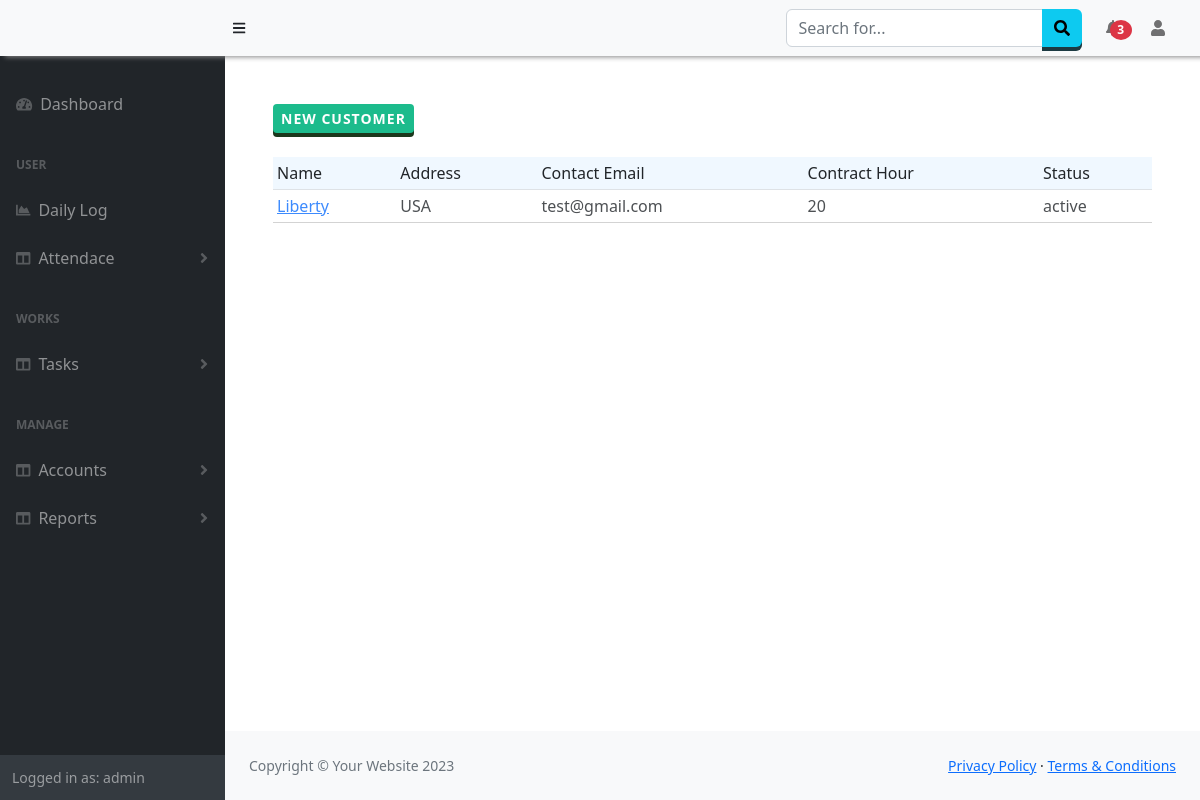
The app's page /Customer/ (signed in) with its own data.
### Customer/models.py (models this page shows)
class customer(models.Model):
    name = models.CharField(max_length=50)
    address = models.CharField(max_length=50)
    contact = models.EmailField(max_length=50)
    contract_hr = models.IntegerField(null=True)
    createdon=models.DateField(auto_now_add=True)
    status = models.CharField(max_length=50)

### Customer/views.py (the view)
# urls.py: path('', views.index, name="allcustomers"),
def index(request):
    all = customer.objects.all()
    return render(request,'customer/customers.html',{'customers':all})

### Customer/templates/customer/customers.html (shortened to what this page needs)
{% extends "base.html" %}
{% block content %}
<div>
    <button class="btn btn-success btn-sm rounded-1">New Customer</button>
    <div class=" table-responsive-sm">
        <table class="table table-sm table-hover mt-4">
            <thead>
                <tr>
                    <td>Name</td>
                    <td>Address</td>
                    <td>Contact Email</td>
                    <td>Contract Hour</td>
                    <td>Status</td>
                </tr>
            </thead>
            <tbody>
                {% for customer in customers %}
                <tr>
                    <td><a href="{% url 'customerDetails' id=customer.id %}">{{customer.name}}</a></td>
                    <td>{{customer.address}}</td>
                    <td>{{customer.contact}}</td>
                    <td>{{customer.contract_hr}}</td>
                    <td>{{customer.status}}</td>
                </tr>
                {% endfor %}
            </tbody>
        </table>
    </div>
</div>
{% endblock %}

### templates/base.html (shortened to what this page needs)
<!DOCTYPE html>
<html lang="en">
    <head>
        <link href="https://cdn.jsdelivr.net/npm/simple-datatables@7.1.2/dist/style.min.css" rel="stylesheet" />
        <link href="/static/css/styles.css" rel="stylesheet" />
        <link href="/static/css/customSB.css" rel="stylesheet" />
    </head>
    <body class="sb-nav-fixed" >
        <nav class="sb-topnav navbar navbar-expand-sm navbar-light bg-light fixed-top" style=" box-shadow: 5px 1px 5px #888888;">
            <a class="navbar-brand ps-3 bg-light" href="{% url 'home' %}">{{request.session.company}}</a>
            <button class="btn btn-link btn-sm order-2 order-lg-0 me-4 me-lg-0" id="sidebarToggle" href="#!"><i class="fas fa-bars"></i></button>
            <form class="d-none d-md-inline-block form-inline ms-auto me-0 me-md-3 my-2 my-md-0">
                <div class="input-group">
                    <input class="form-control" type="text" placeholder="Search for..." aria-label="Search for..." aria-describedby="btnNavbarSearch" />
                    <button class="btn btn-info" id="btnNavbarSearch" type="button"><i class="fas fa-search"></i></button>
                </div>
            </form>
            <ul class="navbar-nav ms-auto ms-md-0 ">
                <li class="nav-item dropdown">
                    <a class="nav-link dropdown-toggle" id="navbarDropdown" href="#" role="button" data-bs-toggle="dropdown" aria-expanded="false"> <span class="badge badge-sm badge-danger badge-counter bg-danger rounded-circle " style="margin-left:-10px;">3</span></a>
                </li>
            </ul>
            <ul class="navbar-nav  ms-md-0 me-3 me-lg-4">
                <li class="nav-item dropdown">
                    <a class="nav-link dropdown-toggle" id="navbarDropdown" href="#" role="button" data-bs-toggle="dropdown" aria-expanded="false"><i class="fas fa-user fa-fw"></i></a>
                </li>
            </ul>
        </nav>
        <div id="layoutSidenav">
            <div id="layoutSidenav_nav">
                <nav class="sb-sidenav accordion sb-sidenav-dark" id="sidenavAccordion" >
                    <div class="sb-sidenav-menu" >
                        <div class="nav">
                            <a class="nav-link mt-4" href="{% url 'home' %}">
                                <div class="sb-nav-link-icon"><i class="fas fa-tachometer-alt"></i></div>
                                Dashboard
                            </a>
                            <div class="sb-sidenav-menu-heading">User</div>
                            <a class="nav-link" href="{% url 'dailylog' %}">
                                <div class="sb-nav-link-icon"><i class="fas fa-chart-area"></i></div>
                                Daily Log
                            </a>
                            <a class="nav-link collapsed" href="#" data-bs-toggle="collapse" data-bs-target="#collapseAttendance" aria-expanded="false" aria-controls="collapseLayouts">
                                <div class="sb-nav-link-icon"><i class="fas fa-columns"></i></div>
                                Attendace
                                <div class="sb-sidenav-collapse-arrow"><i class="fas fa-angle-down"></i></div>
                            </a>
                            <div class="sb-sidenav-menu-heading">Works</div>
                            <a class="nav-link collapsed" href="#" data-bs-toggle="collapse" data-bs-target="#collapseLayouts" aria-expanded="false" aria-controls="collapseLayouts">
                                <div class="sb-nav-link-icon"><i class="fas fa-columns"></i></div>
                                Tasks
                                <div class="sb-sidenav-collapse-arrow"><i class="fas fa-angle-down"></i></div>
                            </a>
                            <div class="sb-sidenav-menu-heading">Manage</div>
                            <a class="nav-link collapsed" href="#" data-bs-toggle="collapse" data-bs-target="#collapseDetails" aria-expanded="false" aria-controls="collapseLayouts">
                                <div class="sb-nav-link-icon"><i class="fas fa-columns"></i></div>
                                Accounts
                                <div class="sb-sidenav-collapse-arrow"><i class="fas fa-angle-down"></i></div>
                            </a>
                            <a class="nav-link collapsed" href="#" data-bs-toggle="collapse" data-bs-target="#collapseReports" aria-expanded="false" aria-controls="collapseLayouts">
                                <div class="sb-nav-link-icon"><i class="fas fa-columns"></i></div>
                                Reports
                                <div class="sb-sidenav-collapse-arrow"><i class="fas fa-angle-down"></i></div>
                            </a>
                        </div>
                    </div>
                    <div class="sb-sidenav-footer">
                        <div class="small">Logged in as: {{ user.username}}</div>
                    </div>
                </nav>
            </div>
            <div id="layoutSidenav_content">
                <main class="p-5" >
                    {% block content %}
                {% endblock %}
                </main>
                <footer class="py-4 bg-light mt-auto">
                    <div class="container-fluid px-4">
                        <div class="d-flex align-items-center justify-content-between small">
                            <div class="text-muted">Copyright &copy; Your Website 2023</div>
                            <div>
                                <a href="#">Privacy Policy</a>
                                &middot;
                                <a href="#">Terms &amp; Conditions</a>
                            </div>
                        </div>
                    </div>
                </footer>
            </div>
        </div>
        <link href="https://cdnjs.cloudflare.com/ajax/libs/twitter-bootstrap/5.2.0/css/bootstrap.min.css" rel="stylesheet" type="text/css">
        <link href="https://cdn.datatables.net/1.13.1/css/dataTables.bootstrap5.min.css" rel="stylesheet" type="text/css">
    </body>
</html>

### templates/base.html (style rules this page uses)
.dropdown-toggle:after { display: none !important; }
thead { background-color:aliceblue !important; }
tbody tr { opacity:0.8; border-top:1px solid lightgray; border-bottom:1px solid lightgray; }
.navbar,.sb-sidenav { background-color:DodgerBlue important; }
.btn { outline: none; cursor: pointer; border: none !important; display: block; position: relative; font-size: 16px ; font-weight: 600 !important; color: #fff; text-transform: uppercase; letter-spacing: 1px; }
.btn-success { background-color: #1cbb8c !important; box-shadow: 0 4px #1B371C; }
.btn-info { background-color: #5bc0de; box-shadow: 0 4px #1C3A42; }

### records on screen
customer: name "Liberty", address "USA", contact "test@gmail.com", contract_hr "20", status "active"

### other values on screen
{{ user.username }} "admin"
